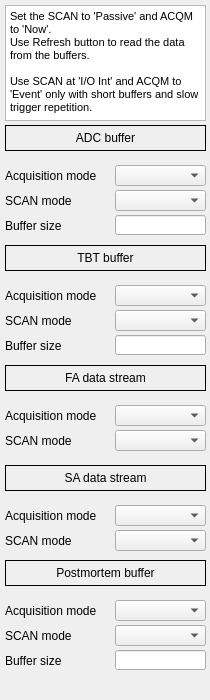
<?xml version="1.0" encoding="UTF-8"?>
<ui version="4.0">
 <class>MainWindow</class>
 <widget class="QMainWindow" name="MainWindow">
  <property name="geometry">
   <rect>
    <x>0</x>
    <y>0</y>
    <width>210</width>
    <height>700</height>
   </rect>
  </property>
  <property name="windowTitle">
   <string>MainWindow</string>
  </property>
  <property name="Title" stdset="0">
   <string>$(DEVICE): Acq.settings</string>
  </property>
  <widget class="QWidget" name="centralwidget">
   <widget class="caLabel" name="label_26">
    <property name="geometry">
     <rect>
      <x>5</x>
      <y>125</y>
      <width>201</width>
      <height>26</height>
     </rect>
    </property>
    <property name="frameShape">
     <enum>QFrame::Box</enum>
    </property>
    <property name="text">
     <string>ADC buffer</string>
    </property>
    <property name="alignment">
     <set>Qt::AlignCenter</set>
    </property>
    <property name="background">
     <color>
      <red>255</red>
      <green>255</green>
      <blue>255</blue>
     </color>
    </property>
   </widget>
   <widget class="caMenu" name="camenu_2">
    <property name="geometry">
     <rect>
      <x>115</x>
      <y>190</y>
      <width>91</width>
      <height>21</height>
     </rect>
    </property>
    <property name="channel" stdset="0">
     <string notr="true">$(DEVICE):signals:adc.SCAN</string>
    </property>
   </widget>
   <widget class="caMenu" name="camenu">
    <property name="geometry">
     <rect>
      <x>115</x>
      <y>165</y>
      <width>91</width>
      <height>21</height>
     </rect>
    </property>
    <property name="channel" stdset="0">
     <string notr="true">$(DEVICE):signals:adc.ACQM</string>
    </property>
   </widget>
   <widget class="caTextEntry" name="catextentry_8">
    <property name="geometry">
     <rect>
      <x>115</x>
      <y>215</y>
      <width>91</width>
      <height>20</height>
     </rect>
    </property>
    <property name="alignment">
     <set>Qt::AlignRight|Qt::AlignTrailing|Qt::AlignVCenter</set>
    </property>
    <property name="channel" stdset="0">
     <string notr="true">$(DEVICE):signals:adc.NGRP</string>
    </property>
    <property name="background">
     <color>
      <red>255</red>
      <green>255</green>
      <blue>127</blue>
     </color>
    </property>
    <property name="colorMode">
     <enum>caLineEdit::Static</enum>
    </property>
   </widget>
   <widget class="QLabel" name="label">
    <property name="geometry">
     <rect>
      <x>5</x>
      <y>165</y>
      <width>106</width>
      <height>21</height>
     </rect>
    </property>
    <property name="text">
     <string>Acquisition mode</string>
    </property>
   </widget>
   <widget class="QLabel" name="label_2">
    <property name="geometry">
     <rect>
      <x>5</x>
      <y>190</y>
      <width>106</width>
      <height>21</height>
     </rect>
    </property>
    <property name="text">
     <string>SCAN mode</string>
    </property>
   </widget>
   <widget class="QLabel" name="label_3">
    <property name="geometry">
     <rect>
      <x>5</x>
      <y>215</y>
      <width>106</width>
      <height>21</height>
     </rect>
    </property>
    <property name="text">
     <string>Buffer size</string>
    </property>
   </widget>
   <widget class="caLabel" name="label_27">
    <property name="geometry">
     <rect>
      <x>5</x>
      <y>245</y>
      <width>201</width>
      <height>26</height>
     </rect>
    </property>
    <property name="frameShape">
     <enum>QFrame::Box</enum>
    </property>
    <property name="text">
     <string>TBT buffer</string>
    </property>
    <property name="alignment">
     <set>Qt::AlignCenter</set>
    </property>
    <property name="background">
     <color>
      <red>255</red>
      <green>255</green>
      <blue>255</blue>
     </color>
    </property>
   </widget>
   <widget class="QLabel" name="label_4">
    <property name="geometry">
     <rect>
      <x>5</x>
      <y>285</y>
      <width>106</width>
      <height>21</height>
     </rect>
    </property>
    <property name="text">
     <string>Acquisition mode</string>
    </property>
   </widget>
   <widget class="caMenu" name="camenu_3">
    <property name="geometry">
     <rect>
      <x>115</x>
      <y>285</y>
      <width>91</width>
      <height>21</height>
     </rect>
    </property>
    <property name="channel" stdset="0">
     <string notr="true">$(DEVICE):signals:tbt.ACQM</string>
    </property>
   </widget>
   <widget class="QLabel" name="label_5">
    <property name="geometry">
     <rect>
      <x>5</x>
      <y>310</y>
      <width>106</width>
      <height>21</height>
     </rect>
    </property>
    <property name="text">
     <string>SCAN mode</string>
    </property>
   </widget>
   <widget class="caMenu" name="camenu_4">
    <property name="geometry">
     <rect>
      <x>115</x>
      <y>310</y>
      <width>91</width>
      <height>21</height>
     </rect>
    </property>
    <property name="channel" stdset="0">
     <string notr="true">$(DEVICE):signals:tbt.SCAN</string>
    </property>
   </widget>
   <widget class="caTextEntry" name="catextentry_9">
    <property name="geometry">
     <rect>
      <x>115</x>
      <y>335</y>
      <width>91</width>
      <height>20</height>
     </rect>
    </property>
    <property name="alignment">
     <set>Qt::AlignRight|Qt::AlignTrailing|Qt::AlignVCenter</set>
    </property>
    <property name="channel" stdset="0">
     <string notr="true">$(DEVICE):signals:tbt.NGRP</string>
    </property>
    <property name="background">
     <color>
      <red>255</red>
      <green>255</green>
      <blue>127</blue>
     </color>
    </property>
    <property name="colorMode">
     <enum>caLineEdit::Static</enum>
    </property>
   </widget>
   <widget class="QLabel" name="label_6">
    <property name="geometry">
     <rect>
      <x>5</x>
      <y>335</y>
      <width>106</width>
      <height>21</height>
     </rect>
    </property>
    <property name="text">
     <string>Buffer size</string>
    </property>
   </widget>
   <widget class="QLabel" name="label_7">
    <property name="geometry">
     <rect>
      <x>5</x>
      <y>505</y>
      <width>106</width>
      <height>21</height>
     </rect>
    </property>
    <property name="text">
     <string>Acquisition mode</string>
    </property>
   </widget>
   <widget class="QLabel" name="label_8">
    <property name="geometry">
     <rect>
      <x>5</x>
      <y>530</y>
      <width>106</width>
      <height>21</height>
     </rect>
    </property>
    <property name="text">
     <string>SCAN mode</string>
    </property>
   </widget>
   <widget class="caMenu" name="camenu_5">
    <property name="geometry">
     <rect>
      <x>115</x>
      <y>505</y>
      <width>91</width>
      <height>21</height>
     </rect>
    </property>
    <property name="channel" stdset="0">
     <string notr="true">$(DEVICE):signals:sa.ACQM</string>
    </property>
   </widget>
   <widget class="caMenu" name="camenu_6">
    <property name="geometry">
     <rect>
      <x>115</x>
      <y>530</y>
      <width>91</width>
      <height>21</height>
     </rect>
    </property>
    <property name="channel" stdset="0">
     <string notr="true">$(DEVICE):signals:sa.SCAN</string>
    </property>
   </widget>
   <widget class="caLabel" name="label_28">
    <property name="geometry">
     <rect>
      <x>5</x>
      <y>465</y>
      <width>201</width>
      <height>26</height>
     </rect>
    </property>
    <property name="frameShape">
     <enum>QFrame::Box</enum>
    </property>
    <property name="text">
     <string>SA data stream</string>
    </property>
    <property name="alignment">
     <set>Qt::AlignCenter</set>
    </property>
    <property name="background">
     <color>
      <red>255</red>
      <green>255</green>
      <blue>255</blue>
     </color>
    </property>
   </widget>
   <widget class="QTextBrowser" name="textBrowser">
    <property name="geometry">
     <rect>
      <x>5</x>
      <y>5</y>
      <width>201</width>
      <height>116</height>
     </rect>
    </property>
    <property name="font">
     <font>
      <pointsize>8</pointsize>
     </font>
    </property>
    <property name="html">
     <string>&lt;!DOCTYPE HTML PUBLIC &quot;-//W3C//DTD HTML 4.0//EN&quot; &quot;http://www.w3.org/TR/REC-html40/strict.dtd&quot;&gt;
&lt;html&gt;&lt;head&gt;&lt;meta name=&quot;qrichtext&quot; content=&quot;1&quot; /&gt;&lt;style type=&quot;text/css&quot;&gt;
p, li { white-space: pre-wrap; }
&lt;/style&gt;&lt;/head&gt;&lt;body style=&quot; font-family:'Sans Serif'; font-size:8pt; font-weight:400; font-style:normal;&quot;&gt;
&lt;p style=&quot; margin-top:0px; margin-bottom:0px; margin-left:0px; margin-right:0px; -qt-block-indent:0; text-indent:0px;&quot;&gt;Set the SCAN to 'Passive' and ACQM to 'Now'.&lt;/p&gt;
&lt;p style=&quot; margin-top:0px; margin-bottom:0px; margin-left:0px; margin-right:0px; -qt-block-indent:0; text-indent:0px;&quot;&gt;Use Refresh button to read the data from the buffers.&lt;/p&gt;
&lt;p style=&quot;-qt-paragraph-type:empty; margin-top:0px; margin-bottom:0px; margin-left:0px; margin-right:0px; -qt-block-indent:0; text-indent:0px;&quot;&gt;&lt;/p&gt;
&lt;p style=&quot; margin-top:0px; margin-bottom:0px; margin-left:0px; margin-right:0px; -qt-block-indent:0; text-indent:0px;&quot;&gt;Use SCAN at 'I/O Int' and ACQM to 'Event' only with short buffers and slow trigger repetition.&lt;/p&gt;&lt;/body&gt;&lt;/html&gt;</string>
    </property>
   </widget>
   <widget class="caMenu" name="camenu_7">
    <property name="geometry">
     <rect>
      <x>115</x>
      <y>405</y>
      <width>91</width>
      <height>21</height>
     </rect>
    </property>
    <property name="channel" stdset="0">
     <string notr="true">$(DEVICE):signals:fa.ACQM</string>
    </property>
   </widget>
   <widget class="QLabel" name="label_9">
    <property name="geometry">
     <rect>
      <x>5</x>
      <y>430</y>
      <width>106</width>
      <height>21</height>
     </rect>
    </property>
    <property name="text">
     <string>SCAN mode</string>
    </property>
   </widget>
   <widget class="caMenu" name="camenu_8">
    <property name="geometry">
     <rect>
      <x>115</x>
      <y>430</y>
      <width>91</width>
      <height>21</height>
     </rect>
    </property>
    <property name="channel" stdset="0">
     <string notr="true">$(DEVICE):signals:fa.SCAN</string>
    </property>
   </widget>
   <widget class="caLabel" name="label_29">
    <property name="geometry">
     <rect>
      <x>5</x>
      <y>365</y>
      <width>201</width>
      <height>26</height>
     </rect>
    </property>
    <property name="frameShape">
     <enum>QFrame::Box</enum>
    </property>
    <property name="text">
     <string>FA data stream</string>
    </property>
    <property name="alignment">
     <set>Qt::AlignCenter</set>
    </property>
    <property name="background">
     <color>
      <red>255</red>
      <green>255</green>
      <blue>255</blue>
     </color>
    </property>
   </widget>
   <widget class="QLabel" name="label_10">
    <property name="geometry">
     <rect>
      <x>5</x>
      <y>405</y>
      <width>106</width>
      <height>21</height>
     </rect>
    </property>
    <property name="text">
     <string>Acquisition mode</string>
    </property>
   </widget>
   <widget class="caMenu" name="camenu_9">
    <property name="geometry">
     <rect>
      <x>115</x>
      <y>600</y>
      <width>91</width>
      <height>21</height>
     </rect>
    </property>
    <property name="channel" stdset="0">
     <string notr="true">$(DEVICE):signals:postmortem.ACQM</string>
    </property>
   </widget>
   <widget class="caTextEntry" name="catextentry_10">
    <property name="geometry">
     <rect>
      <x>115</x>
      <y>650</y>
      <width>91</width>
      <height>20</height>
     </rect>
    </property>
    <property name="alignment">
     <set>Qt::AlignRight|Qt::AlignTrailing|Qt::AlignVCenter</set>
    </property>
    <property name="channel" stdset="0">
     <string notr="true">$(DEVICE):signals:postmortem.NGRP</string>
    </property>
    <property name="background">
     <color>
      <red>255</red>
      <green>255</green>
      <blue>127</blue>
     </color>
    </property>
    <property name="colorMode">
     <enum>caLineEdit::Static</enum>
    </property>
   </widget>
   <widget class="QLabel" name="label_11">
    <property name="geometry">
     <rect>
      <x>5</x>
      <y>650</y>
      <width>106</width>
      <height>21</height>
     </rect>
    </property>
    <property name="text">
     <string>Buffer size</string>
    </property>
   </widget>
   <widget class="QLabel" name="label_12">
    <property name="geometry">
     <rect>
      <x>5</x>
      <y>600</y>
      <width>106</width>
      <height>21</height>
     </rect>
    </property>
    <property name="text">
     <string>Acquisition mode</string>
    </property>
   </widget>
   <widget class="QLabel" name="label_13">
    <property name="geometry">
     <rect>
      <x>5</x>
      <y>625</y>
      <width>106</width>
      <height>21</height>
     </rect>
    </property>
    <property name="text">
     <string>SCAN mode</string>
    </property>
   </widget>
   <widget class="caLabel" name="label_30">
    <property name="geometry">
     <rect>
      <x>5</x>
      <y>560</y>
      <width>201</width>
      <height>26</height>
     </rect>
    </property>
    <property name="frameShape">
     <enum>QFrame::Box</enum>
    </property>
    <property name="text">
     <string>Postmortem buffer</string>
    </property>
    <property name="alignment">
     <set>Qt::AlignCenter</set>
    </property>
    <property name="background">
     <color>
      <red>255</red>
      <green>255</green>
      <blue>255</blue>
     </color>
    </property>
   </widget>
   <widget class="caMenu" name="camenu_10">
    <property name="geometry">
     <rect>
      <x>115</x>
      <y>625</y>
      <width>91</width>
      <height>21</height>
     </rect>
    </property>
    <property name="channel" stdset="0">
     <string notr="true">$(DEVICE):signals:postmortem.SCAN</string>
    </property>
   </widget>
  </widget>
 </widget>
 <customwidgets>
  <customwidget>
   <class>caMenu</class>
   <extends>QComboBox</extends>
   <header>caMenu</header>
  </customwidget>
  <customwidget>
   <class>caTextEntry</class>
   <extends>caLineEdit</extends>
   <header>caTextEntry</header>
  </customwidget>
  <customwidget>
   <class>caLabel</class>
   <extends>QLabel</extends>
   <header>caLabel</header>
  </customwidget>
  <customwidget>
   <class>caLineEdit</class>
   <extends>QLineEdit</extends>
   <header>caLineEdit</header>
  </customwidget>
 </customwidgets>
 <resources/>
 <connections/>
</ui>
